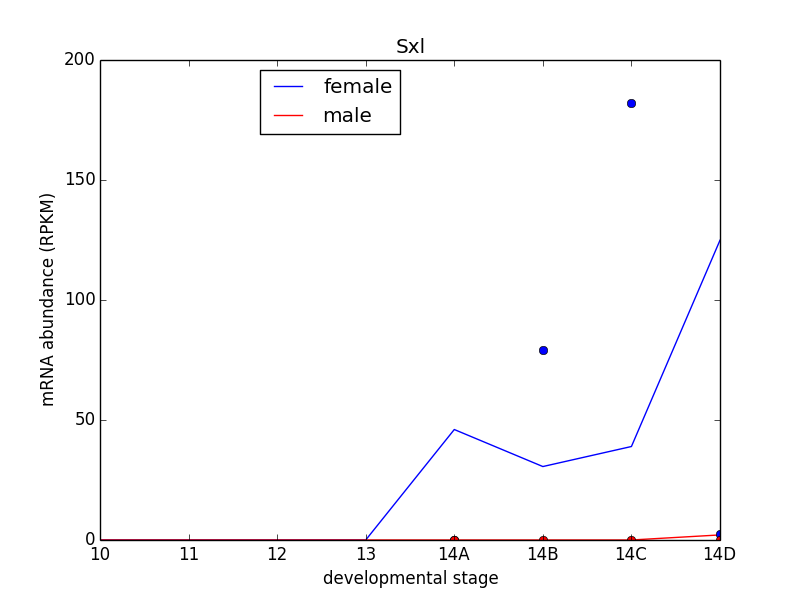

The Python source for this figure:
#!/usr/bin/env python

import pandas as pd
import matplotlib.pyplot as plt
import matplotlib.axis as axis

metadata = pd.read_csv("~/qbb2015/rawdata/samples.csv")
new_reps = pd.read_csv("~/qbb2015/rawdata/replicates.csv")

Sxl = []

for sample in metadata[metadata["sex"] == "female"]["sample"]:
    df = pd.read_table("~/qbb2015/stringtie/" + sample + "/t_data.ctab")
    roi = df["t_name"].str.contains("FBtr0331261")
    df[roi]["FPKM"].values
    Sxl.append(df[roi]["FPKM"].values)
    
Sxl_male = []

for sample in metadata[metadata["sex"] == "male"]["sample"]:
    df = pd.read_table("~/qbb2015/stringtie/" + sample + "/t_data.ctab")
    roi = df["t_name"].str.contains("FBtr0331261")
    df[roi]["FPKM"].values
    Sxl_male.append(df[roi]["FPKM"].values)
    
Sxl_repl_female = []

for sample in new_reps[new_reps["sex"] == "female"]["sample"]:
    df = pd.read_table("~/qbb2015/stringtie/" + sample + "/t_data.ctab")
    roi = df["t_name"].str.contains("FBtr0331261")
    df[roi]["FPKM"].values
    Sxl_repl_female.append(df[roi]["FPKM"].values)
    
Sxl_repl_male = []

for sample in new_reps[new_reps["sex"] == "male"]["sample"]:
    df = pd.read_table("~/qbb2015/stringtie/" + sample + "/t_data.ctab")
    roi = df["t_name"].str.contains("FBtr0331261")
    df[roi]["FPKM"].values
    Sxl_repl_male.append(df[roi]["FPKM"].values)
    
x_ticks = []    
    
for x in metadata["stage"][0:8]:
    x_ticks.append(x)
    
print x_ticks
        
#plt.figure()
#plt.plot(Sxl)
#plt.plot(Sxl_male)
#plt.savefig("Timecourse.png")

    
#Sxl_male = []

#for sample in metadata[metadata["sex"] == "male"]["sample"]:
    #df2 = pd.read_table("~/qbb2015/stringtie/" + sample + "/t_data.ctab")
    #roi2 = df["t_name"].str.contains("FBtr0331261")
    #df2[roi2]["FPKM"].values
    #Sxl_male.append(df[roi]["FPKM"].values)


    
plt.figure()
plt.title("Sxl")
plt.xlabel("developmental stage")
plt.ylabel("mRNA abundance (RPKM)")
plt.plot(Sxl, "b-", label="female")
plt.plot(Sxl_male, "r-", label="male")
plt.plot([4,5,6,7], Sxl_repl_female, "bo")
plt.plot([4,5,6,7], Sxl_repl_male, "ro")
plt.xticks(range(8), x_ticks)
plt.legend(bbox_to_anchor=(0.5, 1))
plt.savefig("day3lunch_problem1.png")
